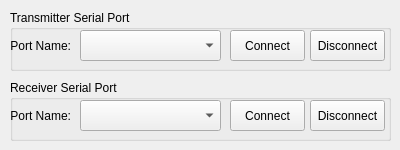
   <widget class="QWidget" name="tab_connection">
    <attribute name="title">
     <string>Connections</string>
    </attribute>
    <widget class="QGroupBox" name="gpSerialPort_2">
     <property name="geometry">
      <rect>
       <x>10</x>
       <y>10</y>
       <width>381</width>
       <height>61</height>
      </rect>
     </property>
     <property name="title">
      <string>Transmitter Serial Port</string>
     </property>
     <widget class="QComboBox" name="cmbTxPortNames">
      <property name="geometry">
       <rect>
        <x>70</x>
        <y>20</y>
        <width>141</width>
        <height>31</height>
       </rect>
      </property>
     </widget>
     <widget class="QPushButton" name="btnTxConnect">
      <property name="geometry">
       <rect>
        <x>220</x>
        <y>20</y>
        <width>75</width>
        <height>31</height>
       </rect>
      </property>
      <property name="text">
       <string>Connect</string>
      </property>
     </widget>
     <widget class="QPushButton" name="btnTxDisconnect">
      <property name="geometry">
       <rect>
        <x>300</x>
        <y>20</y>
        <width>75</width>
        <height>31</height>
       </rect>
      </property>
      <property name="text">
       <string>Disconnect</string>
      </property>
     </widget>
     <widget class="QLabel" name="label_2">
      <property name="geometry">
       <rect>
        <x>0</x>
        <y>20</y>
        <width>61</width>
        <height>31</height>
       </rect>
      </property>
      <property name="text">
       <string>Port Name:</string>
      </property>
      <property name="alignment">
       <set>Qt::AlignRight|Qt::AlignTrailing|Qt::AlignVCenter</set>
      </property>
     </widget>
    </widget>
    <widget class="QGroupBox" name="gpSerialPort">
     <property name="geometry">
      <rect>
       <x>10</x>
       <y>80</y>
       <width>381</width>
       <height>61</height>
      </rect>
     </property>
     <property name="title">
      <string>Receiver Serial Port</string>
     </property>
     <widget class="QComboBox" name="cmbRxPortNames">
      <property name="geometry">
       <rect>
        <x>70</x>
        <y>20</y>
        <width>141</width>
        <height>31</height>
       </rect>
      </property>
     </widget>
     <widget class="QPushButton" name="btnRxConnect">
      <property name="geometry">
       <rect>
        <x>220</x>
        <y>20</y>
        <width>75</width>
        <height>31</height>
       </rect>
      </property>
      <property name="text">
       <string>Connect</string>
      </property>
     </widget>
     <widget class="QPushButton" name="btnRxDisconnect">
      <property name="geometry">
       <rect>
        <x>300</x>
        <y>20</y>
        <width>75</width>
        <height>31</height>
       </rect>
      </property>
      <property name="text">
       <string>Disconnect</string>
      </property>
     </widget>
     <widget class="QLabel" name="label">
      <property name="geometry">
       <rect>
        <x>0</x>
        <y>20</y>
        <width>61</width>
        <height>31</height>
       </rect>
      </property>
      <property name="text">
       <string>Port Name:</string>
      </property>
      <property name="alignment">
       <set>Qt::AlignRight|Qt::AlignTrailing|Qt::AlignVCenter</set>
      </property>
     </widget>
    </widget>
   </widget>
